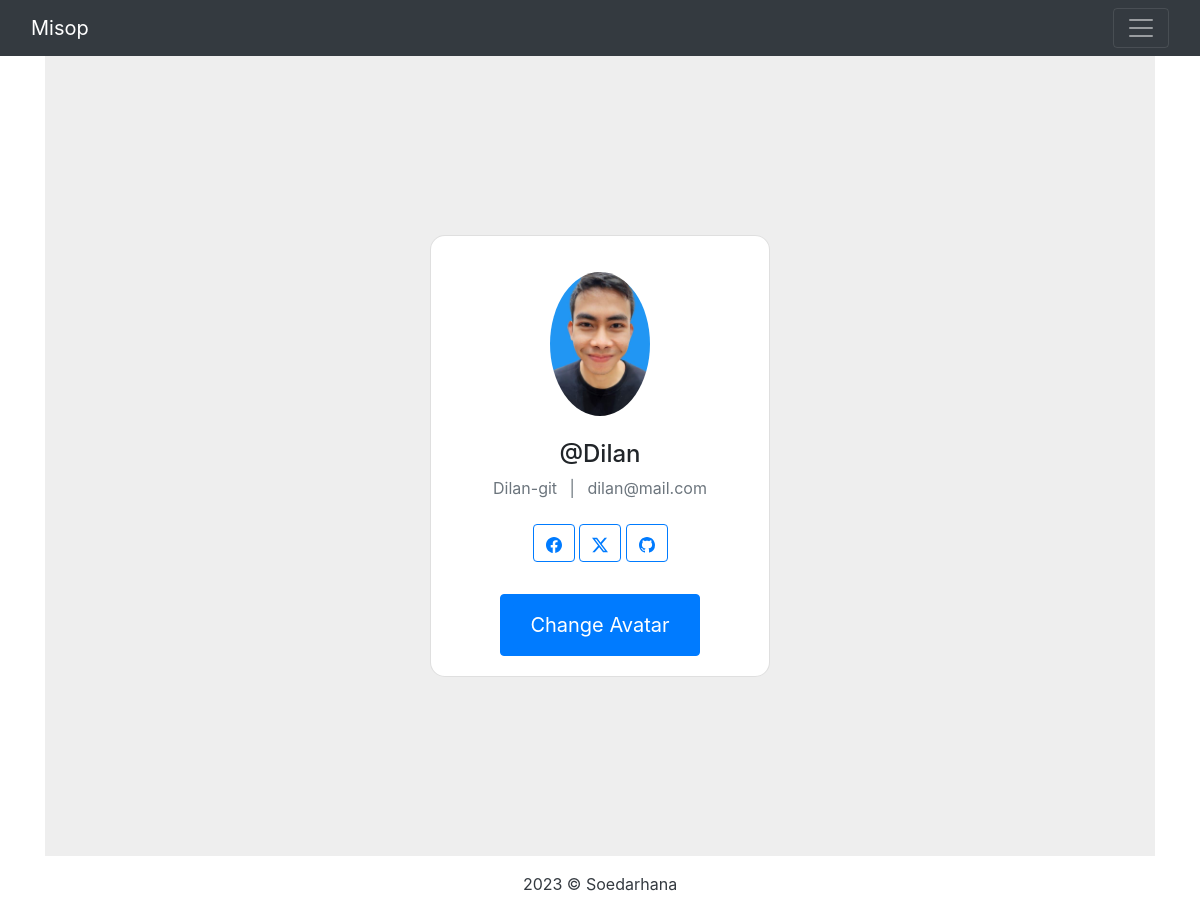
The page /accounts/profile/2/ on the database its author committed.
### film/models.py (models this page shows, shortened)
class UserProfile(models.Model):
    user = models.OneToOneField(User, on_delete=models.CASCADE)
    username = models.CharField(max_length=100, null=False, blank=True)
    avatar = models.ImageField(default='avatar/avatar.jpg', upload_to='avatar', blank=True)
    email = models.CharField(unique=True, max_length=55, null=True, blank=True)
    first_name = models.CharField(max_length=255)
    last_name = models.CharField(max_length=255)
    facebook_url = models.CharField(max_length=255, blank=True, null=True)
    x_url = models.CharField(max_length=255, blank=True, null=True)
    instagram_url = models.CharField(max_length=255, blank=True, null=True)

### film/views.py (the view)
# urls.py: path('accounts/profile/<int:pk>/', UserProfileView.as_view(), name='profile_view'),
class UserProfileView(DetailView):
    model = UserProfile
    template_name = 'account/profile.html'
    def get_context_data(self, *args, **kwargs):
        users = UserProfile.objects.all()
        context = super(UserProfileView, self).get_context_data(*args, **kwargs)
        page_user = get_object_or_404(UserProfile, id=self.kwargs['pk'])
        context['page_user'] = page_user
        return context

### templates/account/profile.html (shortened to what this page needs)
{% extends 'core/base.html' %}
{% load static %}
{% block content %}
<section class="vh-100" style="background-color: #eee;">
  <div class="container py-5 h-100">
    <div class="row d-flex justify-content-center align-items-center h-100">
      <div class="col-md-12 col-xl-4">
        <div class="card" style="border-radius: 15px;">
          <div class="card-body text-center">
            <div class="mt-3 mb-4">
              <img src="{{ page_user.avatar.url }}"
                class="rounded-circle img-fluid" style="width: 100px;" />
            </div>
            <h4 class="mb-2">@{{ page_user.username }}</h4>
            <p class="text-muted mb-4">{{ page_user.first_name }} <span class="mx-2">|</span> {{ page_user.email }} </p>
            <div class="mb-4 pb-2">
              <button type="button" class="btn btn-outline-primary btn-floating">
              </button>
              <button type="button" class="btn btn-outline-primary btn-floating">
                <svg xmlns="http://www.w3.org/2000/svg" width="16" height="16" fill="currentColor" class="bi bi-twitter-x" viewBox="0 0 16 16">
                  <path d="M12.6.75h2.454l-5.36 6.142L16 15.25h-4.937l-3.867-5.07-4.425 5.07H.316l5.733-6.57L0 .75h5.063l3.495 4.633L12.601.75Zm-.86 13.028h1.36L4.323 2.145H2.865l8.875 11.633Z"/>
                </svg>
              </button>
              <button type="button" class="btn btn-outline-primary btn-floating">
              </button>
            </div>
            <button type="button" class="btn btn-primary btn-rounded"><a href="{% url 'edit_avatar' user.userprofile.id %}" class="btn btn-primary btn-rounded btn-lg">
              Change Avatar
            </a></button>
          </div>
        </div>
      </div>
    </div>
  </div>
</section>
{% endblock %}

### rows shown on the page
UserProfile: avatar (picture), username "Dilan", first_name "Dilan-git", email "dilan@mail.com"
